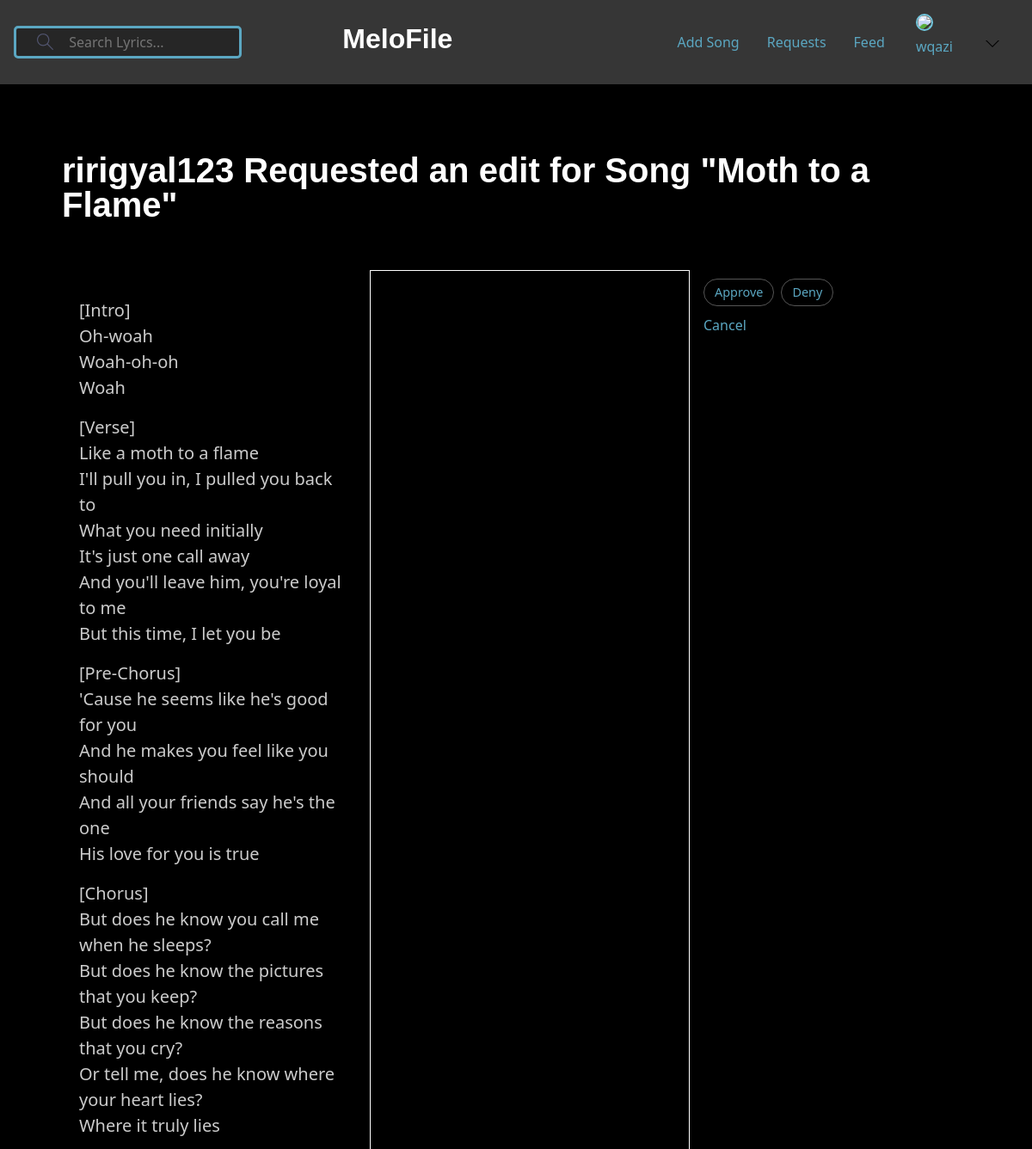
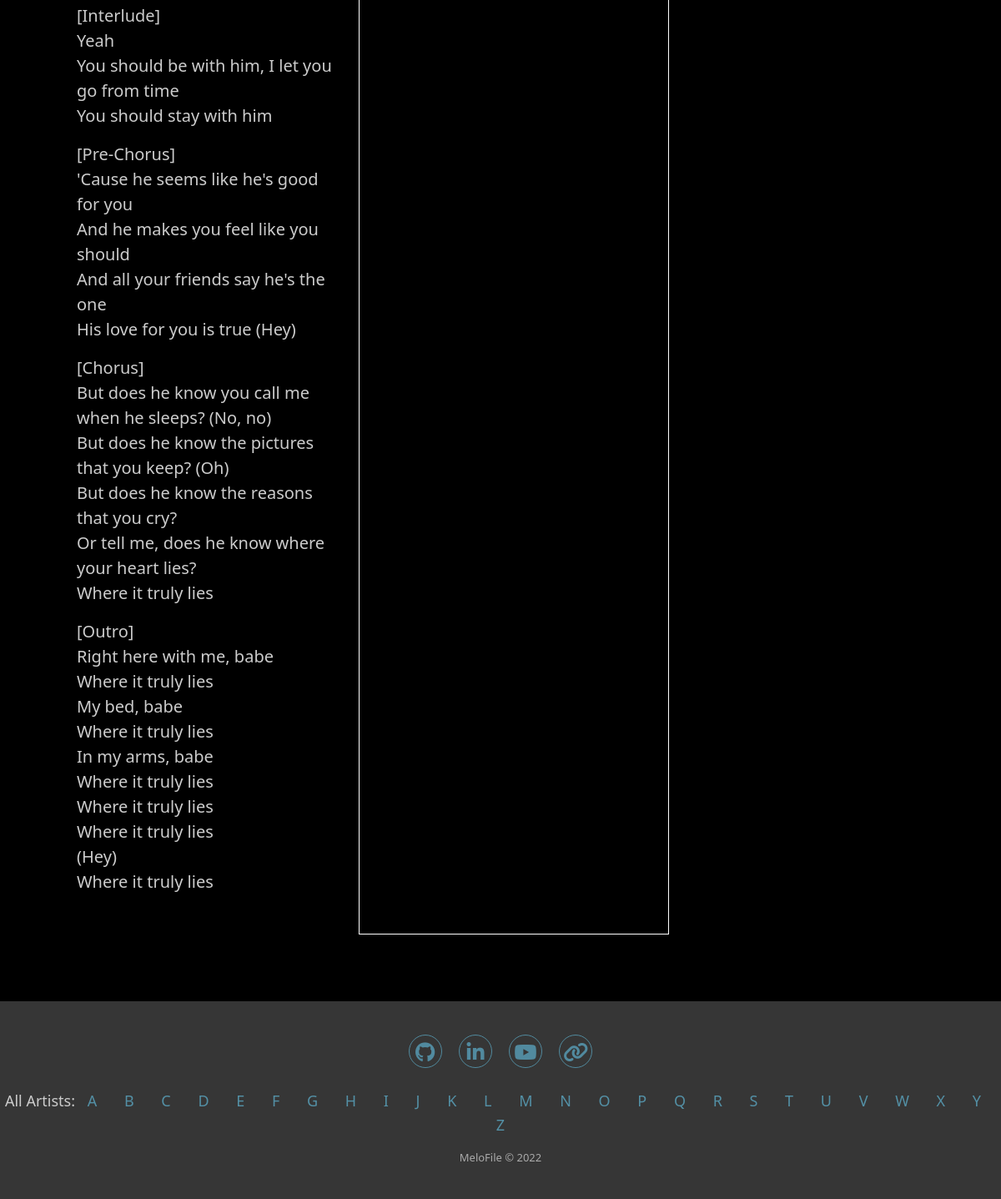
Screenshot of /request/10 (signed in) with the database file from the repository (2 pictures, top to bottom).
### base/models.py (models this page shows, shortened)
class User(AbstractUser):
    follower = models.ManyToManyField('self', blank=True, symmetrical=False,  related_name='followers')
    follow = models.ManyToManyField('self', blank=True, symmetrical=False, related_name='following')

class EditRequest(models.Model):
    from_user = models.ForeignKey(User, related_name='from_user', on_delete=models.CASCADE)
    to_user = models.ForeignKey(User, related_name='to_user', on_delete=models.CASCADE)
    song = models.ForeignKey(Song, on_delete=models.CASCADE, default=None)
    edit = models.TextField(default=None)
    pending = models.BooleanField(default=True)
    approved = models.BooleanField(default=False)
    created = models.DateTimeField(auto_now_add=True,null=True)
    class Meta:
        ordering = ['-created']

class Song(models.Model):
    title = models.CharField(max_length=50)
    artist = models.ForeignKey(Artist, on_delete=models.CASCADE)
    lyrics = models.TextField(null=False, blank=False)
    contributors = models.ManyToManyField(User, related_name='contributors', blank=True)
    genre = models.ManyToManyField(Genre)
    creator = models.ForeignKey(User, on_delete=models.CASCADE, default=1)
    updated = models.DateTimeField(auto_now=True)
    created = models.DateField(auto_now_add=True,null=True)
    favorite = models.ManyToManyField(User, related_name='favorite', blank=True)

### base/views.py (the view)
# urls.py: path("request/<str:pk>", views.request_view, name="request-view"),
def request_view(request, pk):
    requestobj = EditRequest.objects.get(id=pk)
    return render(request, 'base/request_view.html', {'requestobj':requestobj })

### base/templates/base/request_view.html (shortened to what this page needs)
{% extends 'main.html' %}
{% block body %}
    <div style="margin-top: 5rem; margin-bottom: 3rem;" class="container">
        <h1>{{requestobj.from_user}} Requested an edit for Song "{{requestobj.song.title}}"</h1>
    </div>
    <div style="width: 90%; margin: auto; margin-bottom: 5rem;" class="songform-section">
        <div style="padding: 2rem;" class="songform-column">
            <div style="font-size: 20px;" id="pre" class="lyric-content">{{ requestobj.song.lyrics | linebreaks }}</div>
        </div>
        <div style="padding: 2rem; border: 1px solid white;" class="songform-column">
        </div>
        <div class="editReqbtns songform-column">
            {% if requestobj.pending %}
                {% if request.user == requestobj.to_user %}
                <div style="display: flex; gap: 0.5rem;">
                    <form method="POST" action="{% url 'approve-request' requestobj.id %}">
                        <button type="submit" class="edit_Approve_Button"  data-request_id="{{ requestobj.id }}" id="approve-btn">Approve</button>
                    </form>
                    <form method="POST" action="{% url 'deny-request' requestobj.id %}">
                        <button type="submit" id="deny-btn">Deny</button>
                    </form>
                </div>
                    <a id="edit_req_cancel_btn" href="{% url 'requests' %}">Cancel</a>
                {% else %}
                    <div class="req-result" id="request-result">
                        <p style="color: #5ba7c2;">PENDING</p>
                    </div>
                {% endif %}
            {% endif %}
        </div>
    </div>
{% endblock %}

### templates/navbar.html (shortened to what this page needs)
{% load static %}
<header class="header header--loggedIn">
    <div class="nvbrcontainer">
        <form class="header__search" method="GET" action="{% url 'home' %}">
            <label>
                <input name="q" placeholder="Search Lyrics..." />
            </label>
        </form>
        <a href="{% url 'home' %}" class="header__logo">
            <h1>MeloFile</h1>
        </a>
        <nav class="header__menu">
            {% if user.is_authenticated %}
                <div class="loggedin--links">
                    <div class="form1">
                        <a href="{% url 'add-song' %}">Add Song</a>
                        <a href="{% url 'requests' %}">Requests</a>
                        <a href="{% url 'following' request.user.id %}">Feed</a>
                    </div>
                </div>
                <div class="loggedin--links">
                    <div class="header__user">
                        <a href="{% url 'user-profile' user.id %}">
                        <div class="avatar avatar--medium active">
                            <img src="#" />
                        </div>
                        <p>{{request.user.username}}</p>
                        </a>
                        <button class="dropdown-button">
                        <svg version="1.1" xmlns="http://www.w3.org/2000/svg" width="32" height="32" viewBox="0 0 32 32">
                            <title>chevron-down</title>
                            <path d="M16 21l-13-13h-3l16 16 16-16h-3l-13 13z"></path>
                        </svg>
                        </button>
                    </div>
                </div>
            {% endif %}
        </nav>
    </div>
</header>

### base/static/styles/main.css (style rules this page uses)
body { background-color: #000; color: #ccc; min-height: 100vh; display: flex; flex-direction: column; }
:root { --color-main: #71c6dd; --color-main-light: #e1f6fb; --color-dark: #3f4156; --color-dark-medium: #51546e; --color-dark-light: #696d97; --color-light: #e5e5e5; --color-gray: #8b8b8b; --color-light-gray: #b2bdbd; --color-bg: #2d2d39; --color-success: #5dd693; --color-error: #fc4b0b; }
.header { padding: 1rem 1rem; background-color: #363636; }
.header > .nvbrcontainer { position: relative; display: flex; justify-content: space-between; align-items: center; }
.header__search > label { background-color: #262626; padding: 0.2rem 0.5rem; display: flex; align-items: center; gap: 1rem; border: solid #5ba7c2; border-radius: 5px; }
.header__search svg { fill: #51546e; width: 1.2rem; height: 1.2rem; margin-left: 1rem; }
.header__search input { width: 12rem; background: transparent; border: none; outline: none; }
.header__logo > h1 { position: relative; font-weight: 700; font-size: 2rem; margin-right: 8rem; }
.header__menu { position: relative; }
.header__menu a { font-weight: 500; text-decoration: none; }
.header__menu svg { width: 1rem; height: 1rem; fill: #000; }
.loggedin--links { display: inline-block; padding: 0 1rem; vertical-align: middle; }
.form1 { display: flex; gap: 2rem; }
.header__user { display: flex; gap: 2rem; align-items: center; }
.dropdown-button { background: transparent; border: 0; outline: 0; cursor: pointer; }
h1 { font-family: DinCondensed,sans-serif; font-size: 40px; color: #fff; font-weight: 700; line-height: 100%; }
a { color: #5ba7c2; text-decoration: none; }
.container { max-width: 120rem; width: 90%; margin: 2rem auto; display: flex; gap: 1rem; align-items: flex-start; }
.container { max-width: 120rem; width: 90%; margin: auto; }
.songform-section { display: flex; }
.songform-column { flex: 1; box-sizing: border-box; padding: 0 1rem; position: relative; }
.avatar { position: relative; display: inline-block; border-radius: 50%; border: 2px solid var(--color-main); }
.avatar img { display: block; border-radius: 50%; object-fit: cover; object-position: center; }
.editReqbtns form button { border-radius: 1.25rem; padding: 0.25rem 0.75rem; border: 1px solid #555; color: #5ba7c2; font-size: 0.9rem; background-color: transparent; margin: 10px 0px 10px 0px; }

### rows the page displays
User: user.username "wqazi"
EditRequest: from_user "ririgyal123", song "Moth to a Flame", song.lyrics "[Intro] Oh-woah Woah-oh-oh Woah [Verse] Like a moth to a flame I'll pull you in, I pulled you back to What you need initially It's just one call away And you'll leave him, you're loyal to me But this time, I let you be [Pre-Chorus] 'Cause he seems like he's good for you And he makes you feel like you should And all your friends say he's the one His love for you is true [Chorus] But does he know you call me when he sleeps? But does he know the pictures that you keep? But does he know the reasons that you cry? Or tell me, does he know where your heart lies? Where it truly lies [Interlude] Yeah You should be with him, I let you go from time You should stay with him [Pre-Chorus] 'Cause he seems…"
